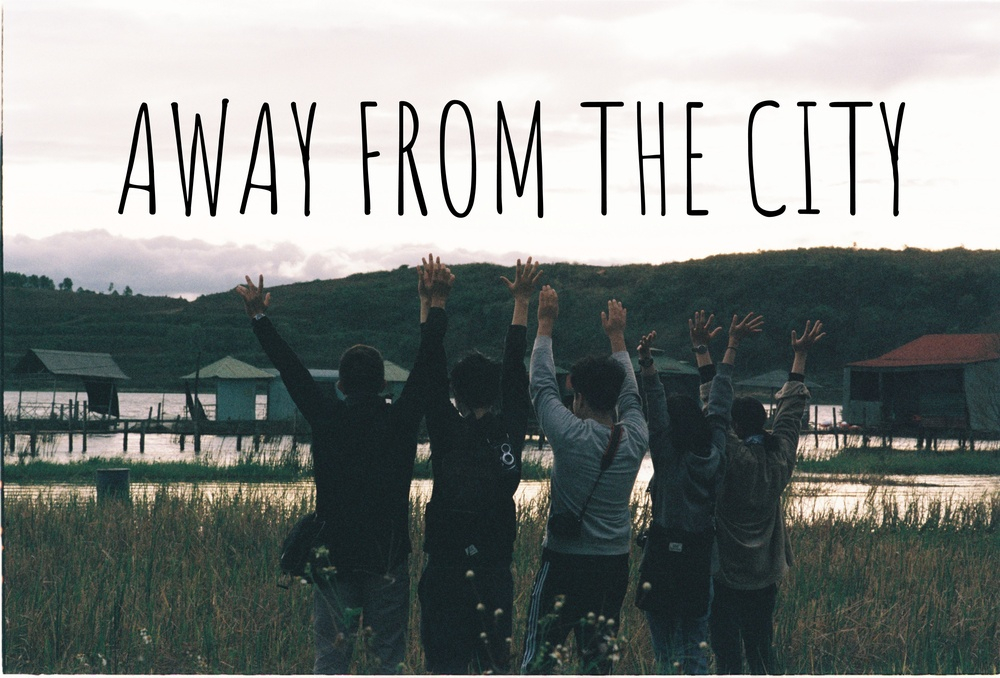
#> input picture Histogram Project/test.jpg, 1000 x 678 px, shrunk from 5314 x 3602 before the run, found by its file name
$ python OpenCV_Histogram_Image.py
#> lines starting #> are read from the running program, lines starting #| are printed output that depends on the picture
# -*- coding: utf-8 -*-
"""
Created on Mon May  6 16:53:12 2019

@author: thewo
"""

import cv2
import numpy as np
from matplotlib import pyplot as plt

img = cv2.imread('test.jpg')
#> img is the input picture: shape (678, 1000, 3); mean B, G, R 128.6, 131, 125.7
color = ('b','g','r')


plt.imshow(img, interpolation = 'bicubic')
plt.xticks([]), plt.yticks([])  # to hide tick values on X and Y axis
plt.show()

for i,col in enumerate(color):
    histr = cv2.calcHist([img],[i],None,[256],[0,256])
    plt.plot(histr,color = col)
    plt.xlim([0,256])
plt.show()
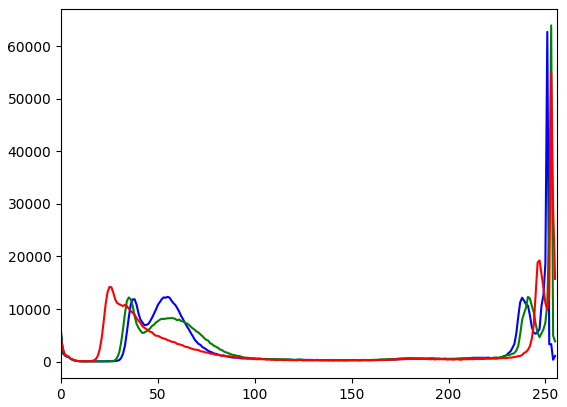
#> figure drawn by matplotlib, 1 panel; curve peaks at x = 251, y = 62707; curve peaks at x = 253, y = 63946; curve peaks at x = 253, y = 54921

$ run again, with Histogram Project/image.jpg copied over Histogram Project/test.jpg
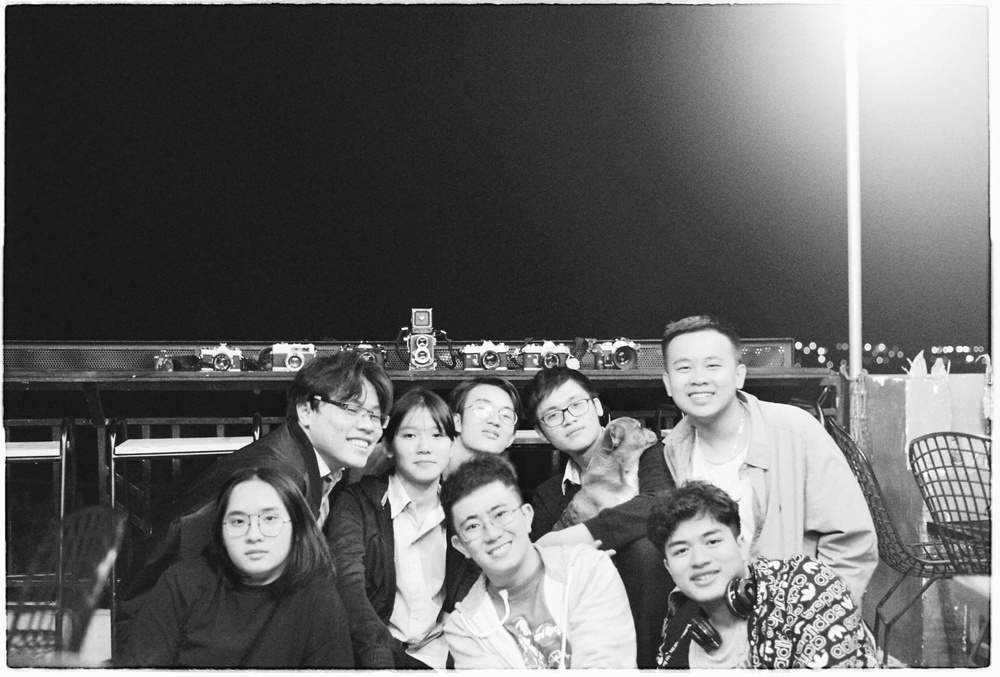
#> input picture Histogram Project/image.jpg, 1000 x 677 px, shrunk from 3543 x 2397 before the run, found by its file name
#> img is the input picture: shape (677, 1000, 3); min 0, max 255, mean 101.9
#> `plt.show()`:
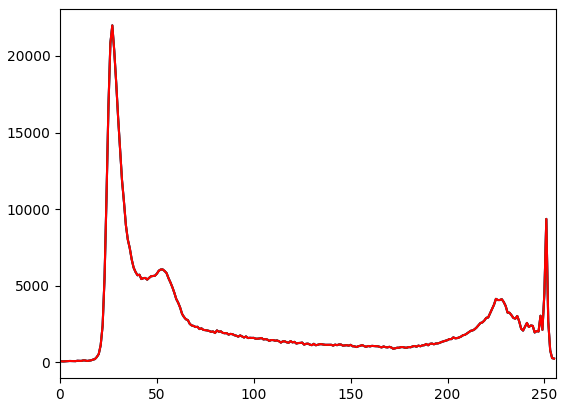
#> figure drawn by matplotlib, 1 panel; curve peaks at x = 27, y = 21997; curve peaks at x = 27, y = 21997; curve peaks at x = 27, y = 21997
